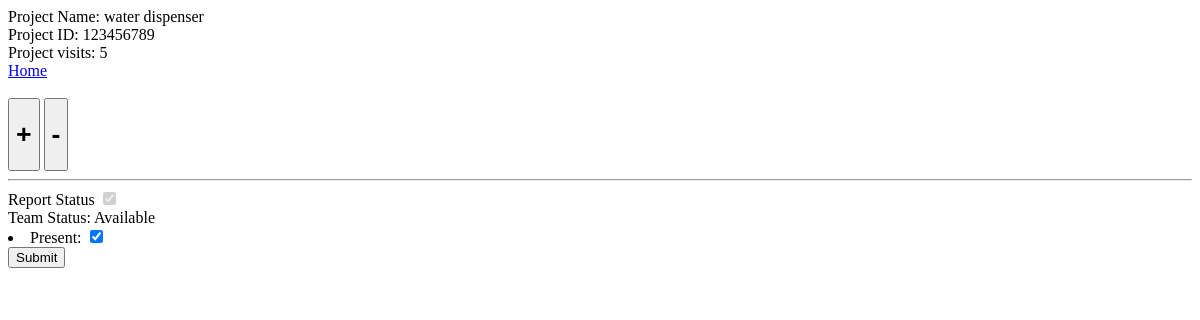
The app's page /project_id/123456789, older data.
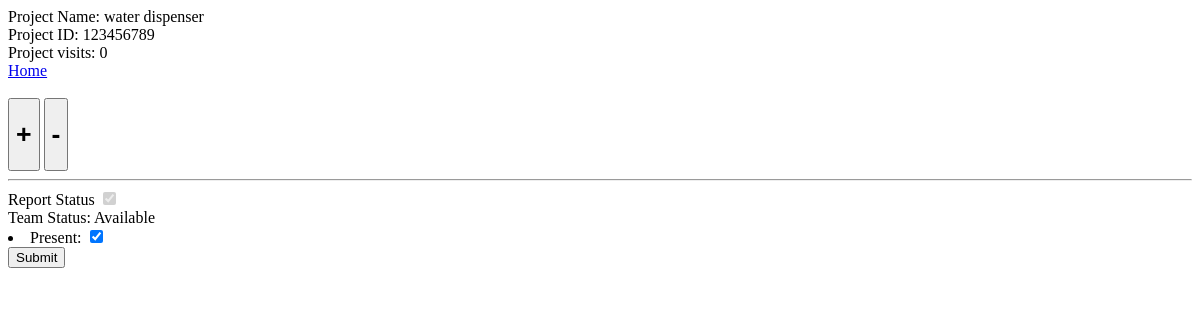
The same page, newer data.
### project_status/models.py (models this page shows)
class Project(models.Model):
    project_title = models.CharField(max_length=200, default="--null--")
    project_id = models.CharField(max_length=20, primary_key=True)
    status = models.BooleanField()
    visits = models.IntegerField()
    team_presence = models.BooleanField()
    room_allocation = models.CharField(max_length=10, default="--null--")

### project_status/views.py (the view, shortened to what this page needs)
# urls.py: path('project_id/<int:project_id>',views.project_details, name="project_details")
def project_details(request, project_id):
    project = Project.objects.get(pk=project_id)
    return render(request, 'project_status/project_details.html', {'project':project})

### project_status/templates/project_status/project_details.html (shortened to what this page needs)
<!DOCTYPE html>
<html lang="en">
<head>
</head>
<body>
    Project Name: {{project.project_title}}
    <br>
    Project ID: {{project.project_id}}
    <br>
    Project visits: {{project.visits}}
    <br>
    <a href="{% url 'home' %}">Home</a>
    <br>
    <br>
    <form action="" method="POST">
        <button type="submit" name="project_visit_add" value="{{project.project_id}}">
            <h1>+</h1>
        </button>
        <button type="submit" name="project_visit_sub" value="{{project.project_id}}">
            <h1>-</h1>
        </button>
        <br>
        <hr>
        Report Status
        <input type="checkbox" name="report_status" id="report_status">
        <br>
        {% if project.team_presence == True %}
        Team Status: Available
        {% else %}
        Team Status: Unavailable
        {% endif %}
        <li>
            Present:
            <input type="checkbox" name="is_present" id="is_present">
        </li>
        <button type="submit" name="submit" id="sendData">Submit</button>
    </form>
</body>
</html>

Row changes from the older to the newer data that the page shows:
changed Project "water dispenser": visits "5" → "0"
